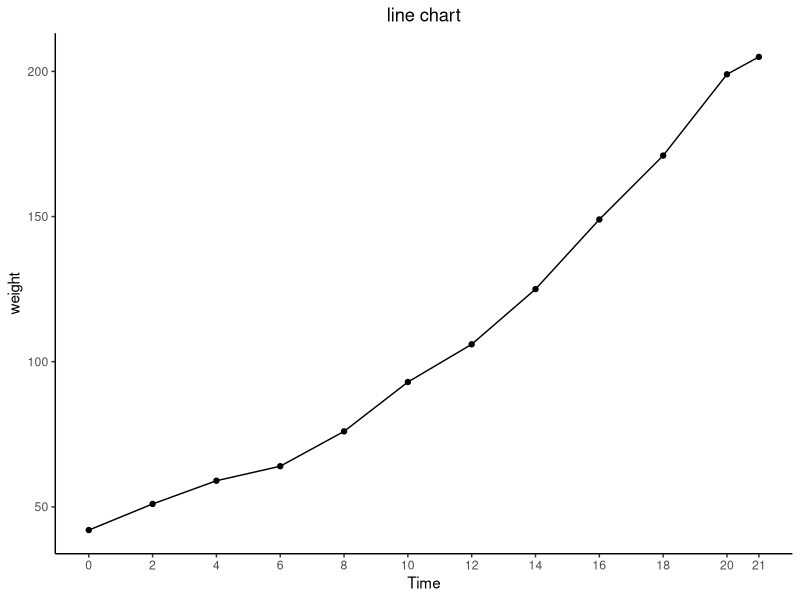
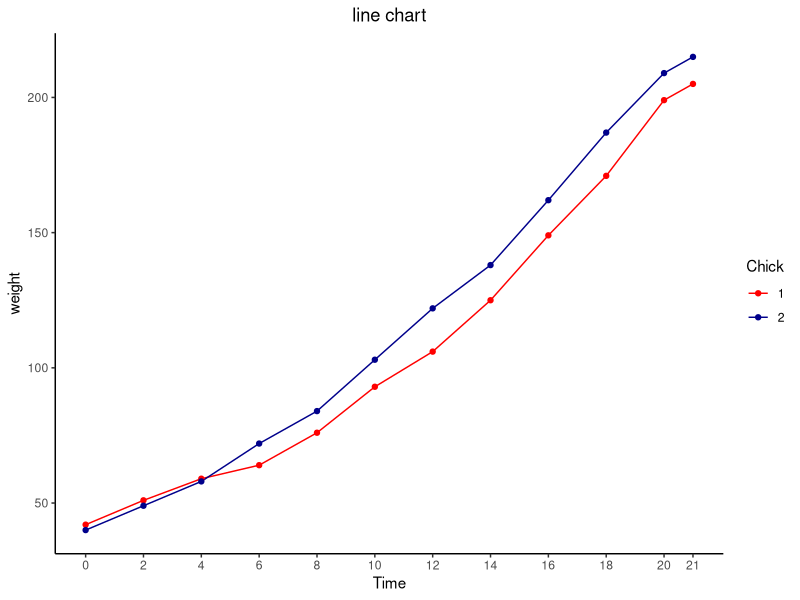
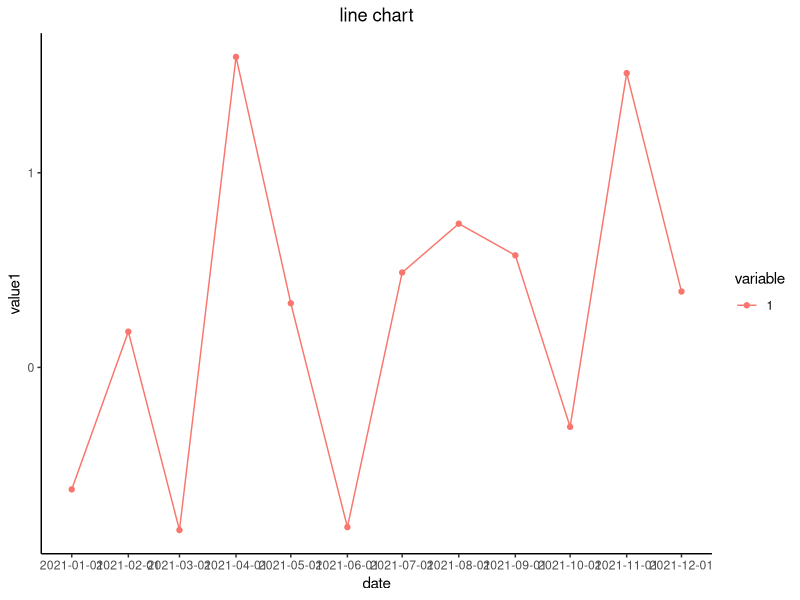
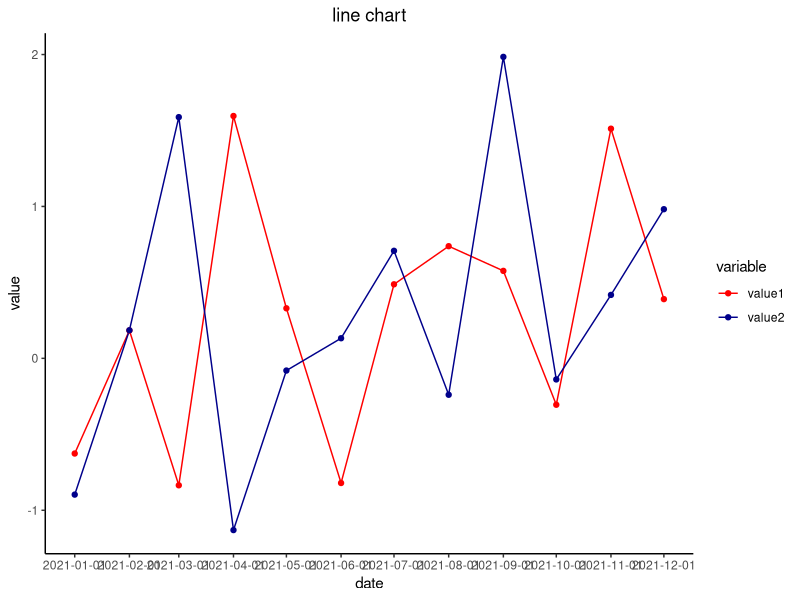
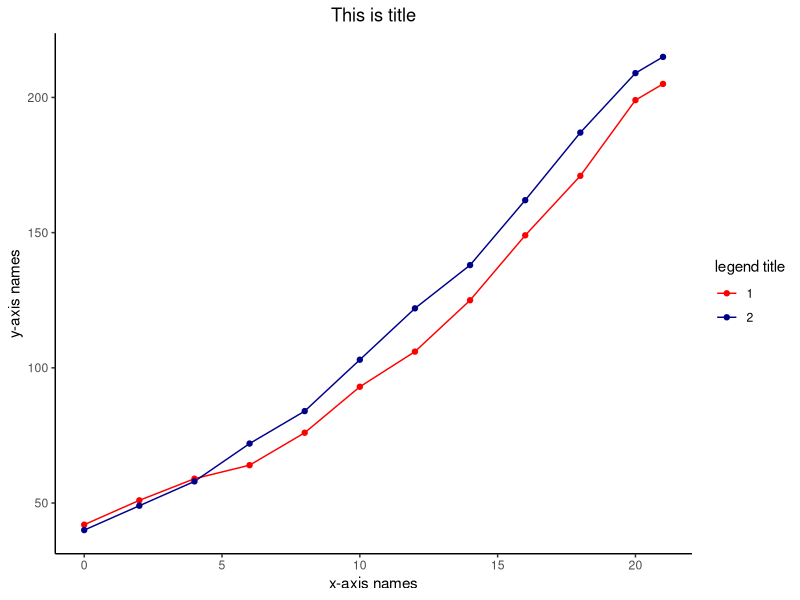
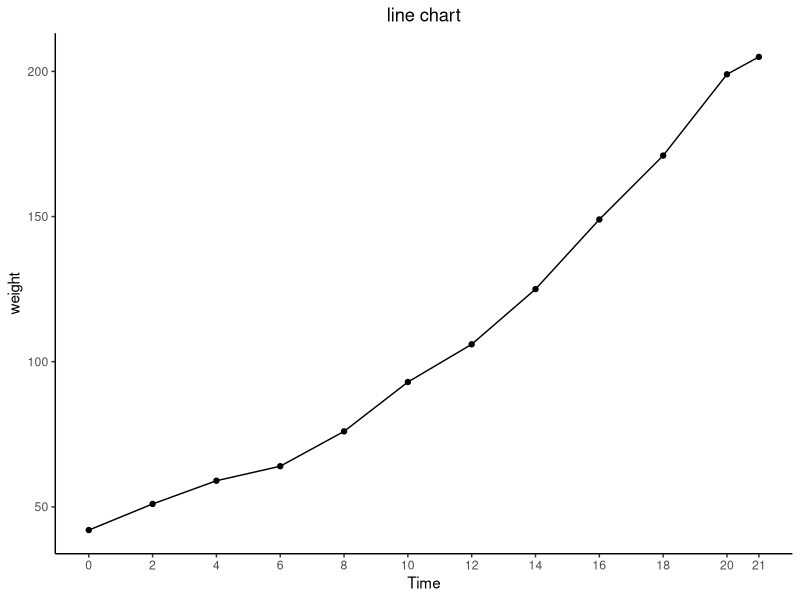
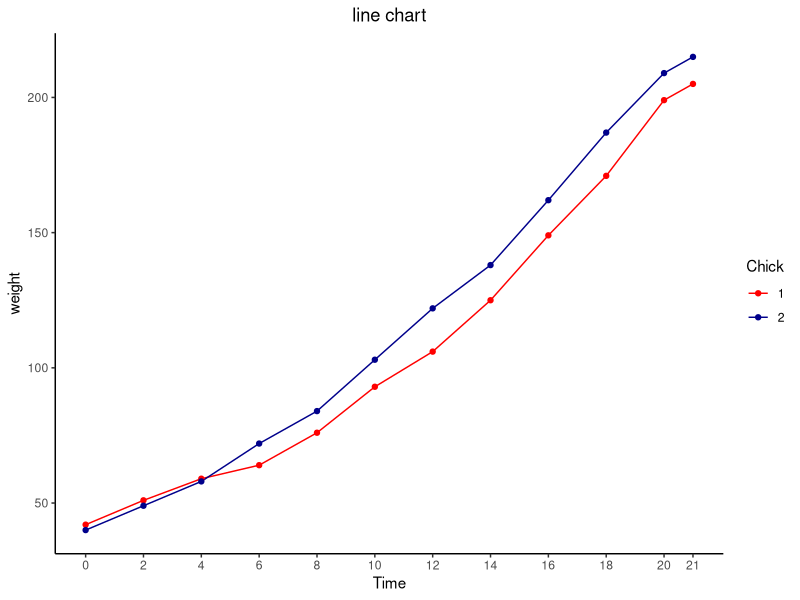
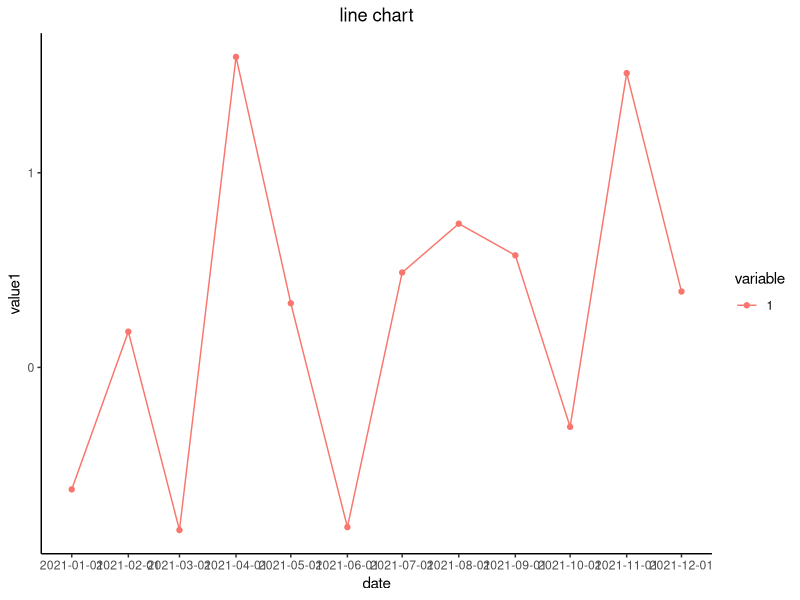

Reproduce these figures in R, in order.
# Content-----------------------------------------------------------------------
# line chart
# 0.packages
# 1.Data frame data
#     1.1 one variable
#     1.2 two variable
# 2.Time series data
#     2.1 one variable
#     2.2 two variable
# function: line_chart()

# 0.packages--------------------------------------------------------------------
library(ggplot2)
library(reshape2)

# 1.Data frame data-------------------------------------------------------------
head(ChickWeight) #The impact of different diet types on the growth rate of chicks

unique(ChickWeight$Chick)
unique(ChickWeight$Diet)

# 1.1 one group-----------------------------------------------------------------
test0 <- ChickWeight[1:12,] # Chick 1, Diet 1

ggplot(data = test0, mapping = aes(x=Time, y=weight))+
  geom_line()+
  geom_point()+
  theme_classic()+ # theme_gray() by default
  labs(title = "line chart")+
  theme(plot.title = element_text(hjust = 0.5))+ # title centered
  scale_x_continuous(breaks = unique(test0$Time)) # show all x-axis ticks
ggsave("1.1_df_one_group.png", dpi = 500)

# 1.2 two group-----------------------------------------------------------------
test0 <- ChickWeight[1:24,] # Chick1, Diet 1 and 2

ggplot(data = test0, mapping = aes(x=Time, y=weight, color=Chick))+
  geom_line()+
  geom_point()+
  theme_classic()+ # theme_gray() by default
  scale_color_manual(values = c("red","darkblue"))+ # set group color
  labs(title = "line chart")+
  theme(plot.title = element_text(hjust = 0.5)) + # title centered 
  scale_x_continuous(breaks = unique(test0$Time))  # show all x-axis ticks
ggsave("1.2_df_two_group.png", dpi = 500)

# 2.Time series data------------------------------------------------------------
# 2.1 one variable--------------------------------------------------------------
set.seed(1)
value1 <- rnorm(12)
variable <- as.factor(rep(1,12))
df <- data.frame(date = seq(as.Date("2021-01-01"), as.Date("2021-12-31"), by = "month"),
                 value1,
                 variable)
df$date <- as.Date(df$date)

test0 <- df

ggplot(data = test0, mapping = aes(x=date, y=value1, color=variable))+
  geom_line()+
  geom_point()+
  theme_classic()+ # theme_gray() by default
  labs(title = "line chart")+
  theme(plot.title = element_text(hjust = 0.5))+ # title centered
  scale_x_continuous(breaks = unique(test0$date))  # show all x-axis ticks
ggsave("2.1_ts_one_group.png", width = 10,dpi = 500)

# 2.2 two variable--------------------------------------------------------------
set.seed(1)
value1 <- rnorm(12)
set.seed(2)
value2 <- rnorm(12)
df <- data.frame(date = seq(as.Date("2021-01-01"), as.Date("2021-12-31"), by = "month"),
                 value1,
                 value2)
df$date <- as.Date(df$date)

# wide-format -> long-format
library(reshape2)
df_l <- melt(df, id.vars = "date")

test0 <- df_l

ggplot(data = test0, mapping = aes(x=date, y=value, color=variable))+
  geom_line()+
  geom_point()+
  theme_classic()+ # theme_gray() by default
  scale_color_manual(values = c("red","darkblue"))+ # set group color
  labs(title = "line chart", 
       #subtitle = "", 
       #x = "", y = ""
  )+
  theme(plot.title = element_text(hjust = 0.5))+
  scale_x_continuous(breaks = unique(test0$date)) # show all x-axis ticks
ggsave("2.2_ts_two_group.png", width = 10, dpi = 500)

# function----------------------------------------------------------------------
line_chart <- function(test0, x0, y0, title0=NULL,groups0=NULL, colors0=NULL,
                       x_labs0=NULL, y_labs0=NULL, legend_title0=NULL){
  library(ggplot2)
  
  ggplot(data = test0, mapping = aes(x=x0, y=y0, color=groups0))+
    geom_line()+
    geom_point()+
    theme_classic()+ # theme_gray() by default
    scale_color_manual(values = colors0)+ # set group color
    labs(title = title0, # title 
         # subtitle = subtitle0,
         x = x_labs0,    # x-axis names
         y = y_labs0,    # y-axis names
         colour = legend_title0,
         )+
    theme(plot.title = element_text(hjust = 0.5))
    # scale_x_continuous(breaks = seq(0, by = 2, length.out = 22))+ # Custom x-axis ticks
    # scale_y_continuous(breaks = seq(0, by = 2, length.out = 22))  # Custom y-axis ticks
}

test0 <- ChickWeight[1:24,]

line_chart(test0 = test0, x0 = test0$Time, y0 = test0$weight, 
           groups0=test0$Chick,  # group 
           colors0=c("red","darkblue"), # group color
           title0 = "This is title",
           x_labs0 = "x-axis names",
           y_labs0 = "y-axis names",
           legend_title0 = "legend title"
           )
ggsave("line_chart_function.png", width = 10, dpi = 500)
